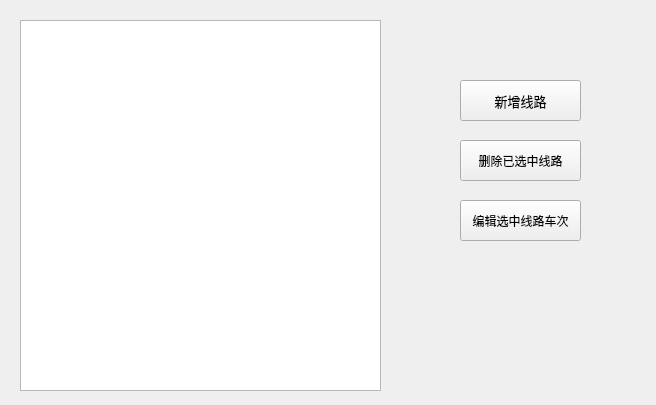
<?xml version="1.0" encoding="UTF-8"?>
<ui version="4.0">
 <class>landmanager</class>
 <widget class="QWidget" name="landmanager">
  <property name="geometry">
   <rect>
    <x>0</x>
    <y>0</y>
    <width>656</width>
    <height>405</height>
   </rect>
  </property>
  <property name="windowTitle">
   <string>Form</string>
  </property>
  <widget class="QTableView" name="tableView">
   <property name="geometry">
    <rect>
     <x>20</x>
     <y>20</y>
     <width>361</width>
     <height>371</height>
    </rect>
   </property>
  </widget>
  <widget class="QPushButton" name="pushButton">
   <property name="geometry">
    <rect>
     <x>460</x>
     <y>80</y>
     <width>121</width>
     <height>41</height>
    </rect>
   </property>
   <property name="font">
    <font>
     <pointsize>10</pointsize>
    </font>
   </property>
   <property name="text">
    <string>新增线路</string>
   </property>
  </widget>
  <widget class="QPushButton" name="pushButton_2">
   <property name="geometry">
    <rect>
     <x>460</x>
     <y>140</y>
     <width>121</width>
     <height>41</height>
    </rect>
   </property>
   <property name="text">
    <string>删除已选中线路</string>
   </property>
  </widget>
  <widget class="QPushButton" name="pushButton_3">
   <property name="geometry">
    <rect>
     <x>460</x>
     <y>200</y>
     <width>121</width>
     <height>41</height>
    </rect>
   </property>
   <property name="text">
    <string>编辑选中线路车次</string>
   </property>
  </widget>
 </widget>
 <resources/>
 <connections/>
</ui>
